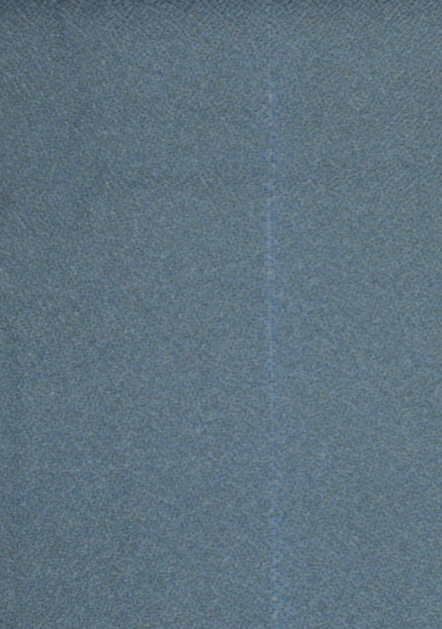
%> input picture big_exp/IMG_1526.jpg, 442 x 629 px
$ octave big_exp_2.m   (GNU Octave 9; MATLAB toolbox functions it lacks are replaced by stand-ins)
%> lines starting %> are read from the running program, lines starting %| are printed output that depends on the picture; in (x1, y1, x2, y2) boxes, pixels count from 0 and x2, y2 are one past the last pixel; in counts of white or black regions, pixels touching at a corner belong together; the program's own positions count from 1
% Big Experiment - 2/4
% 缺陷检测
% Author: Qin Hao
% Date: 2020/6/13

% (2)对于图像IMG_1526.jpg IMG_1527.jpg，布中有一条织错的线，将这条线找出来，
% 并用一条线标注出来。

% 读取图像
img = imread('IMG_1526.jpg');
%> img is the input picture: size 629x442x3 uint8; mean R, G, B 94.8, 114.2, 127.6
%img = imread('IMG_1527.jpg');
% 转换为灰度图像
img = rgb2gray(img);
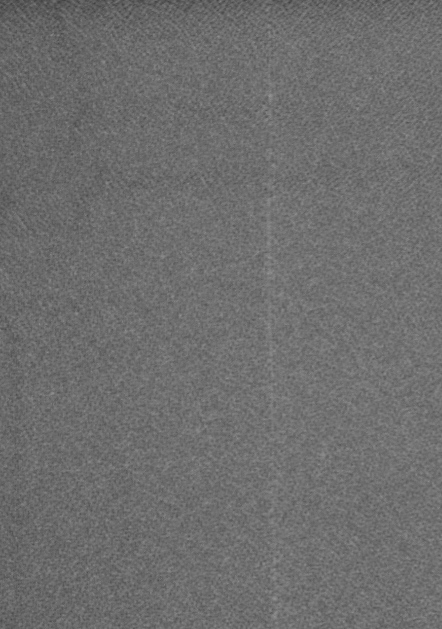
%> img: size 629x442 uint8; min 63, max 149, mean 109.9
subplot(1, 2, 1), imshow(img), title('Original image');

% 边缘检测
thresh = [0.300, 0.500]; % 双阈值
ed = edge(img, 'canny', thresh); % canny 边缘提取
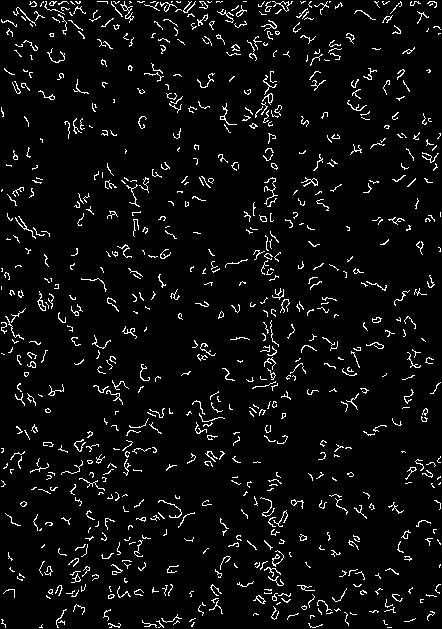
%> ed: size 629x442 logical; 5% white in thin lines or dots
ed = imdilate(ed, strel('square', 2)); % 膨胀
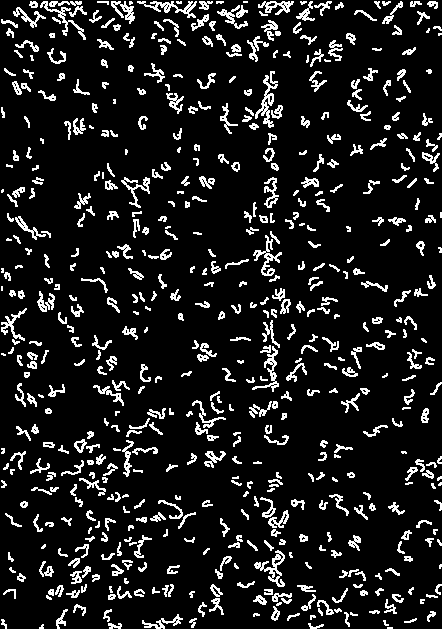
%> ed: size 629x442 logical; 11.1% white in thin lines or dots

% 霍夫变换，提取直线
[H, theta, rho] = hough(ed, 'RhoResolution', 0.5, 'ThetaResolution', 0.5); % 得到参数空间
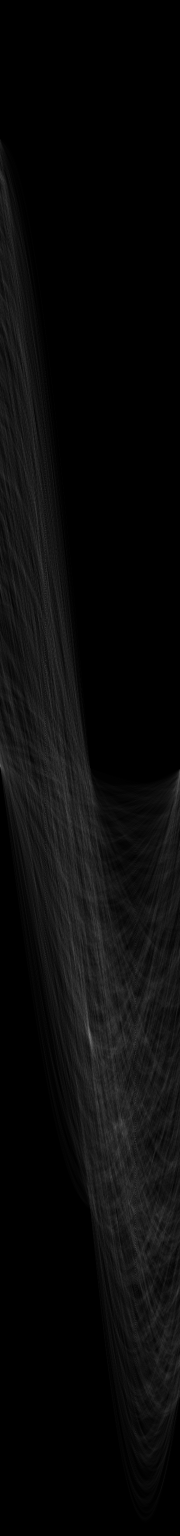
%> H: size 3071x360 double (shown at 1/2 size); min 0, max 253, mean 10.1
%> theta = 360 values from -90 to 89.5; rho = 3071 values from -767.5 to 767.5
peak = houghpeaks(H, 5); % 求极值点
%> peak = [2080 181; 1532 1]
lines = houghlines(ed, theta, rho, peak); % 返回原图直线信息
%> lines = 4 lines; point1 to point2 (x, y): (273, 72) to (273, 408), (31, 3) to (342, 3), (273, 481) to (273, 620), (375, 3) to (438, 3)
subplot(1, 2, 2), imshow(ed), title('Detected result'), hold on
% 绘图
for k = 1 : length(lines)
    xy = [lines(k).point1; lines(k).point2];
    plot(xy(:, 1), xy(:, 2), 'LineWidth', 4);
end
%> this loop made 4 passes
%> xy on passes 1 to 4: [273 72; 273 408], [273 481; 273 620], [31 3; 342 3], [375 3; 438 3]
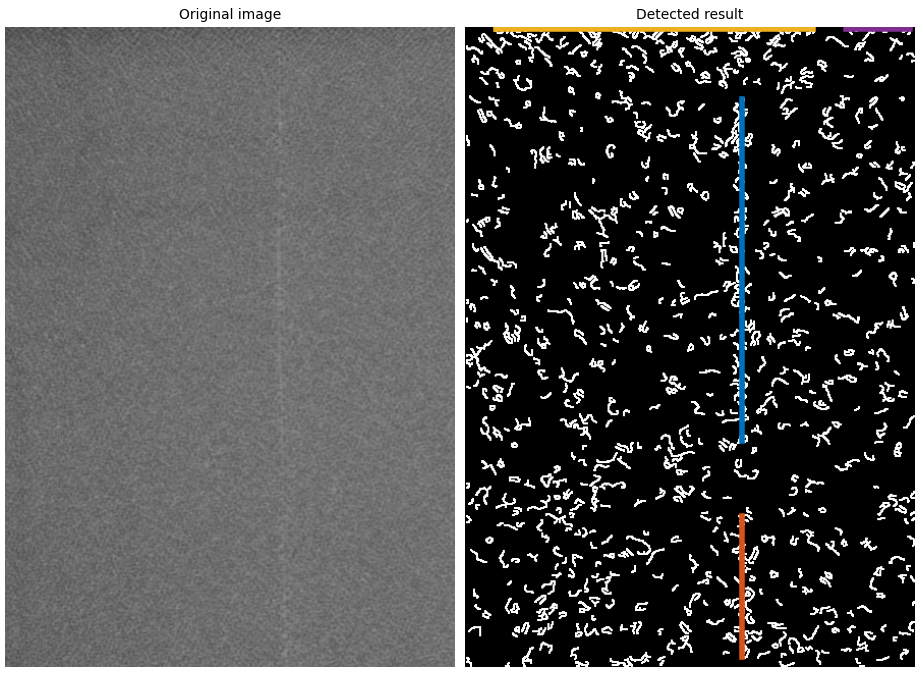
%> figure redrawn from the program's plot data, 2 panels

$ run again, with big_exp/IMG_1527.jpg copied over big_exp/IMG_1526.jpg
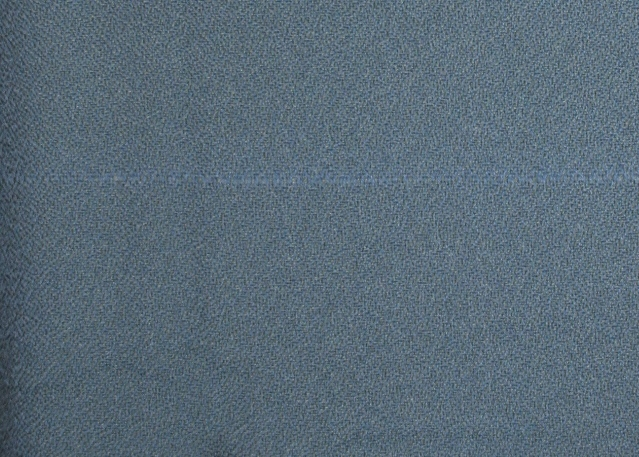
%> input picture big_exp/IMG_1527.jpg, 639 x 457 px
%> img is the input picture: size 457x639x3 uint8; mean R, G, B 88.9, 106.5, 119.3
%> img: size 457x639 uint8
%> `ed = edge(img, 'canny', thresh);`:
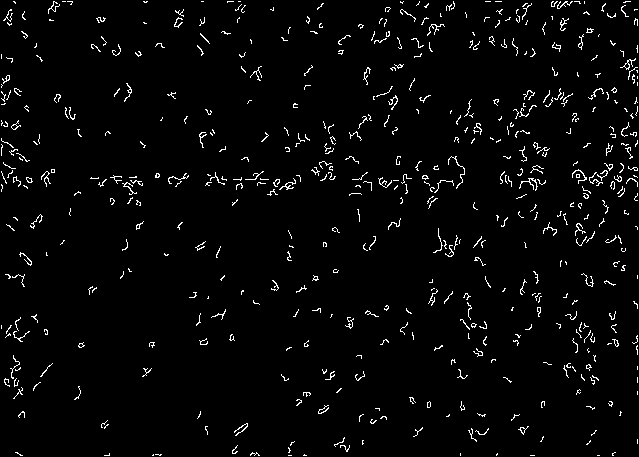
%> ed: size 457x639 logical; 2.9% white in thin lines or dots
%> theta = 360 values from -90 to 89.5; rho = 3139 values from -784.5 to 784.5
%> peak = [1210 1; 2844 181; 1566 1]
%> lines = 6 lines; point1 to point2 (x, y): (211, 181) to (405, 181), (638, 10) to (638, 146), (638, 336) to (638, 396), (579, 181) to (637, 181), (501, 181) to (547, 181), (5, 181) to (50, 181)
%> the loop `for k = 1 : length(lines)` made 6 passes
%> xy on passes 1 to 6: [5 181; 50 181], [211 181; 405 181], [501 181; 547 181], [579 181; 637 181], [638 10; 638 146], [638 336; 638 396]
%> after the loop `for k = 1 : length(lines)`:
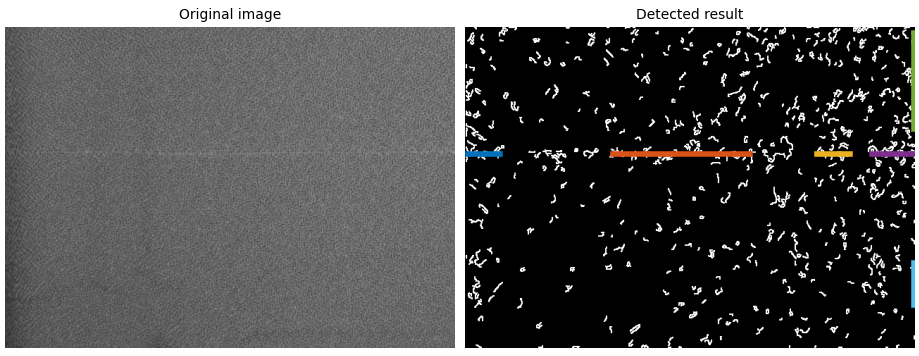
%> figure redrawn from the program's plot data, 2 panels

$ run again, with big_exp/IMG_1532.jpg copied over big_exp/IMG_1526.jpg
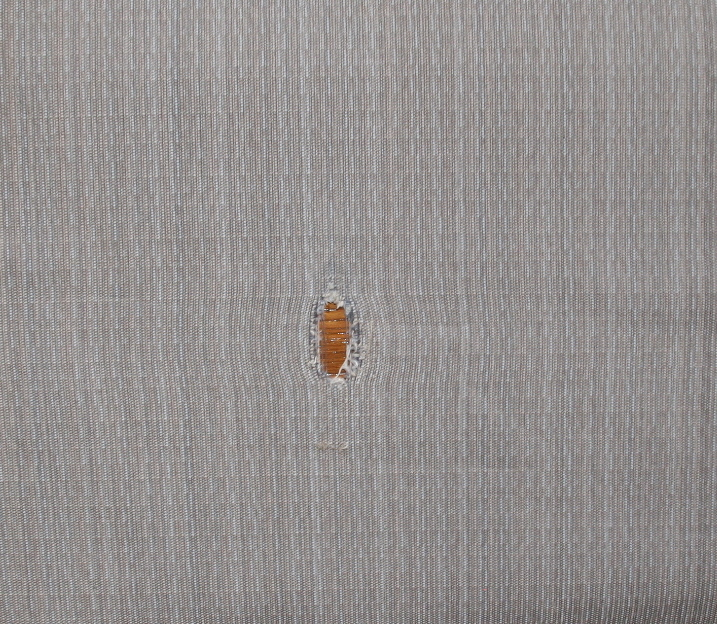
%> input picture big_exp/IMG_1532.jpg, 717 x 624 px
%> img is the input picture: size 624x717x3 uint8; mean R, G, B 148.5, 144.4, 143.8
%> img: size 624x717 uint8
%> `ed = edge(img, 'canny', thresh);`:
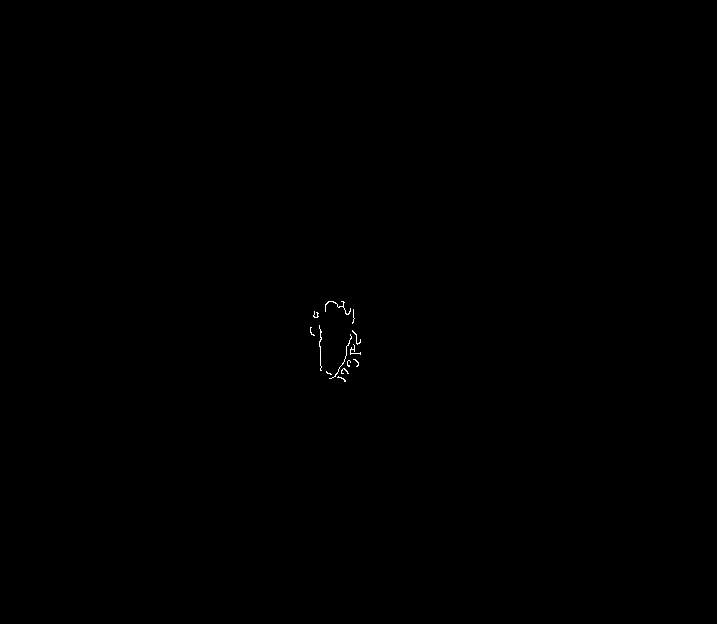
%> ed: size 624x717 logical; 0.08% white in thin lines or dots, all inside (x1, y1, x2, y2) = (310, 301, 361, 382)
%> theta = 360 values from -90 to 89.5; rho = 3799 values from -949.5 to 949.5
%> peak = [2534 180; 2608 181; 2491 173; 2705 201; 2747 210]
%> lines = 5 lines; point1 to point2 (x, y): (343, 378) to (355, 312), (341, 378) to (356, 320), (319, 313) to (323, 372), (355, 310) to (355, 361), (321, 326) to (321, 372)
%> the loop `for k = 1 : length(lines)` made 5 passes
%> xy on passes 1 to 5: [321 326; 321 372], [355 310; 355 361], [319 313; 323 372], [343 378; 355 312], [341 378; 356 320]
%> after the loop `for k = 1 : length(lines)`:
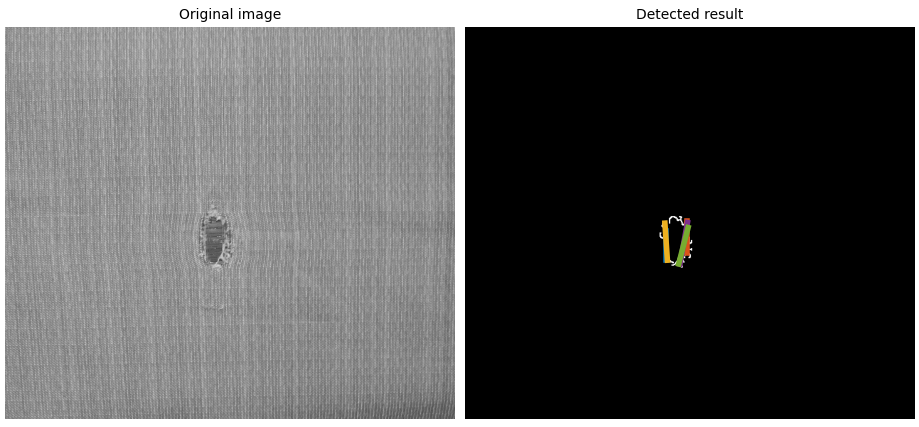
%> figure redrawn from the program's plot data, 2 panels
